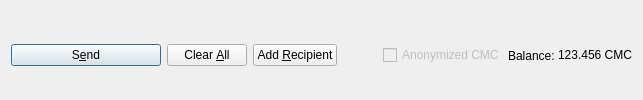
         <widget class="QFrame" name="frame_Send">
          <layout class="QHBoxLayout" name="horizontalLayout">
           <property name="bottomMargin">
            <number>0</number>
           </property>
           <item>
            <widget class="QPushButton" name="sendButton">
             <property name="minimumSize">
              <size>
               <width>150</width>
               <height>0</height>
              </size>
             </property>
             <property name="toolTip">
              <string>Confirm the send action</string>
             </property>
             <property name="text">
              <string>S&amp;end</string>
             </property>
             <property name="icon">
              <iconset resource="../comma.qrc">
               <normaloff>:/icons/send</normaloff>:/icons/send</iconset>
             </property>
             <property name="autoDefault">
              <bool>false</bool>
             </property>
             <property name="default">
              <bool>true</bool>
             </property>
            </widget>
           </item>
           <item>
            <widget class="QPushButton" name="clearButton">
             <property name="sizePolicy">
              <sizepolicy hsizetype="Minimum" vsizetype="Fixed">
               <horstretch>0</horstretch>
               <verstretch>0</verstretch>
              </sizepolicy>
             </property>
             <property name="toolTip">
              <string>Clear all fields of the form.</string>
             </property>
             <property name="text">
              <string>Clear &amp;All</string>
             </property>
             <property name="icon">
              <iconset resource="../comma.qrc">
               <normaloff>:/icons/remove</normaloff>:/icons/remove</iconset>
             </property>
             <property name="autoDefault">
              <bool>false</bool>
             </property>
            </widget>
           </item>
           <item>
            <widget class="QPushButton" name="addButton">
             <property name="toolTip">
              <string>Send to multiple recipients at once</string>
             </property>
             <property name="text">
              <string>Add &amp;Recipient</string>
             </property>
             <property name="icon">
              <iconset resource="../comma.qrc">
               <normaloff>:/icons/add</normaloff>:/icons/add</iconset>
             </property>
             <property name="autoDefault">
              <bool>false</bool>
             </property>
            </widget>
           </item>
           <item>
            <spacer name="horizontalSpacer">
             <property name="orientation">
              <enum>Qt::Horizontal</enum>
             </property>
             <property name="sizeHint" stdset="0">
              <size>
               <width>40</width>
               <height>20</height>
              </size>
             </property>
            </spacer>
           </item>
           <item>
            <layout class="QHBoxLayout" name="horizontalLayout_2">
             <property name="spacing">
              <number>3</number>
             </property>
             <item>
              <widget class="QCheckBox" name="checkzCMC">
               <property name="enabled">
                <bool>false</bool>
               </property>
               <property name="text">
                <string>Anonymized CMC</string>
               </property>
              </widget>
             </item>
             <item>
              <widget class="QLabel" name="label">
               <property name="text">
                <string>Balance:</string>
               </property>
              </widget>
             </item>
             <item>
              <widget class="QLabel" name="labelBalance">
               <property name="sizePolicy">
                <sizepolicy hsizetype="Preferred" vsizetype="Fixed">
                 <horstretch>0</horstretch>
                 <verstretch>0</verstretch>
                </sizepolicy>
               </property>
               <property name="cursor">
                <cursorShape>IBeamCursor</cursorShape>
               </property>
               <property name="text">
                <string notr="true">123.456 CMC</string>
               </property>
               <property name="textInteractionFlags">
                <set>Qt::LinksAccessibleByMouse|Qt::TextSelectableByKeyboard|Qt::TextSelectableByMouse</set>
               </property>
              </widget>
             </item>
            </layout>
           </item>
          </layout>
         </widget>
